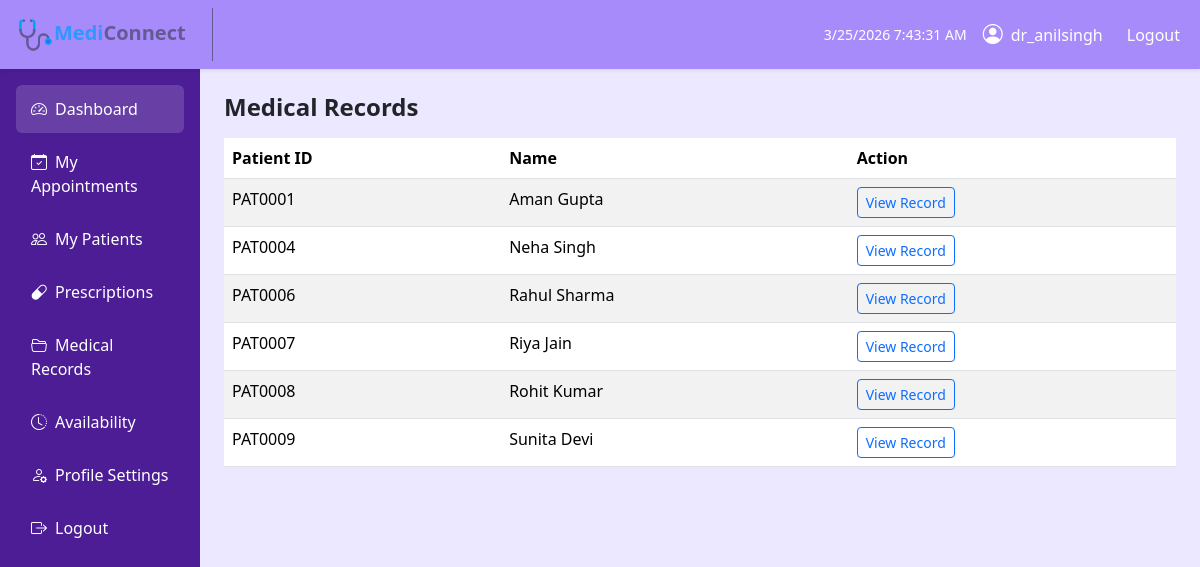
/doctor/medical-records/ (signed in), run on the app's committed database.
### MediConnectApp/models.py (models this page shows, shortened)
class PatientProfile(models.Model):
    GENDER_CHOICES = [
        ('male', 'Male'),
        ('female', 'Female'),
        ('other', 'Other'),
    ]
    user = models.OneToOneField(User, on_delete=models.CASCADE)
    patient_id = models.CharField(max_length=10, unique=True, blank=True)
    phone = models.CharField(max_length=15)
    age = models.PositiveIntegerField(blank=True, null=True)
    gender = models.CharField(max_length=10, choices=GENDER_CHOICES, blank=True)
    address = models.TextField(blank=True)
    created_at = models.DateTimeField(auto_now_add=True)

### MediConnectApp/views.py (the view)
# urls.py: path("doctor/medical-records/", views.doctor_medical_records_view, name="doctor_medical_records"),
@login_required(login_url="login")
def doctor_medical_records_view(request):
    if not hasattr(request.user, "doctorprofile"):
        messages.error(request, "Unauthorized access.")
        return redirect("login")
    doctor = request.user.doctorprofile
    patient_ids = Appointment.objects.filter(
        doctor=doctor
    ).values_list("patient_id", flat=True).distinct()
    patients = PatientProfile.objects.filter(
        id__in=patient_ids
    )
    context = {
        "patients": patients
    }
    return render(
        request,
        "users/doctor/d_medical_records.html",
        context
    )

### templates/users/doctor/d_medical_records.html (shortened to what this page needs)
{% extends "users/doctor/d_base.html" %}
{% block content %}
<h4 class="fw-bold mb-3">Medical Records</h4>
{% if patients %}
<table class="table table-striped">
    <thead>
        <tr>
            <th>Patient ID</th>
            <th>Name</th>
            <th>Action</th>
        </tr>
    </thead>
    <tbody>
        {% for p in patients %}
        <tr>
            <td>{{ p.patient_id }}</td>
            <td>{{ p.user.first_name }} {{ p.user.last_name }}</td>
            <td>
                <a href="{% url 'doctor_patient_medical_record_detail' p.id %}"
                   class="btn btn-sm btn-outline-primary">
                    View Record
                </a>
            </td>
        </tr>
        {% endfor %}
    </tbody>
</table>
{% else %}
<div class="alert alert-info">
    No medical records available.
</div>
{% endif %}
{% endblock %}

### templates/users/doctor/d_base.html (shortened to what this page needs)
{% load tz %}
<!DOCTYPE html>
{% load static %}
<html lang="en">
<head>
    <link href="https://cdn.jsdelivr.net/npm/bootstrap@5.3.2/dist/css/bootstrap.min.css" rel="stylesheet">
    <link href="https://cdn.jsdelivr.net/npm/bootstrap-icons@1.11.1/font/bootstrap-icons.css" rel="stylesheet">
</head>
<body>
<nav class="sticky-md-top navbar navbar-expand-lg navbar-dark shadow-sm" style="background-color: #A78BFA !important;">
    <div class="container-fluid">
        <a class="navbar-brand fw-bold" href="{% url 'doctor_dashboard' %}" style="color: #635a93; text-decoration: none; border-right-style: solid; border-right-color: #635a93; border-right-width: 1px; padding: 8px 26px 8px 5px;">
            <img src="{% static 'media\logos\mediconnect-logo.png' %}" width="37" height="37" alt="Logo"><b><span style="color: #2f97ff;">Medi</span>Connect</b>
        </a>
        <div class="d-flex align-items-center text-white">
            <span class="me-3 small" id="clock"></span>
            <i class="bi bi-person-circle fs-5 me-2"></i>
            <span class="me-3">{{ user.username }}</span>
            <ul class="navbar-nav ms-auto">
                {% if user.is_authenticated %}
                <li class="nav-item">
                    <a class="nav-link text-white" href="{% url 'logout' %}">
                        Logout
                    </a>
                </li>
                {% else %}
                <li class="nav-item">
                    <a class="nav-link text-white" href="{% url 'login' %}">
                        Login
                    </a>
                </li>
                {% endif %}
            </ul>
        </div>
    </div>
</nav>
<div class="container-fluid">
    <div class="row">
        <div class="col-md-3 col-lg-2 sidebar p-3">
            <a href="{% url 'doctor_dashboard' %}" class="active"><i class="bi bi-speedometer2 me-2"></i>Dashboard</a>
            <a href="{% url 'doctor_appointments' %}"><i class="bi bi-calendar-check me-2"></i>My Appointments</a>
            <a href="{% url 'doctor_patients' %}"><i class="bi bi-people me-2"></i>My Patients</a>
            <a href="{% url 'doctor_prescriptions' %}"><i class="bi bi-capsule me-2"></i>Prescriptions</a>
            <a href="{% url 'doctor_medical_records' %}"><i class="bi bi-folder2-open me-2"></i>Medical Records</a>
            <a href="{% url 'doctor_availability' %}"><i class="bi bi-clock-history me-2"></i>Availability</a>
            <a href="{% url 'doctor_profile_settings' %}"><i class="bi bi-person-gear me-2"></i>Profile Settings</a>
            <a href="{% url 'logout' %}"><i class="bi bi-box-arrow-right me-2"></i>Logout</a>
        </div>
        <div class="col-md-9 col-lg-10 p-4">
            {% block content %}{% endblock %}
        </div>
    </div>
</div>
</body>
</html>

### templates/users/doctor/d_base.html (style rules this page uses)
body { background-color: #ece8ff; }
.sidebar { min-height: 100vh; background: #4C1D95; }
.sidebar a { color: #fff; text-decoration: none; padding: 12px 15px; display: block; border-radius: 6px; margin-bottom: 5px; }
.sidebar a:hover, .sidebar a.active { background: rgba(255, 255, 255, 0.15); }
.navbar-brand { font-weight: 600; }

### data on the page
PatientProfile: patient_id "PAT0001", user.first_name "Aman", user.last_name "Gupta"
PatientProfile: patient_id "PAT0004", user.first_name "Neha", user.last_name "Singh"
PatientProfile: patient_id "PAT0006", user.first_name "Rahul", user.last_name "Sharma"
PatientProfile: patient_id "PAT0007", user.first_name "Riya", user.last_name "Jain"
PatientProfile: patient_id "PAT0008", user.first_name "Rohit", user.last_name "Kumar"
PatientProfile: patient_id "PAT0009", user.first_name "Sunita", user.last_name "Devi"

### other printed values
{{ user.username }} "dr_anilsingh"
